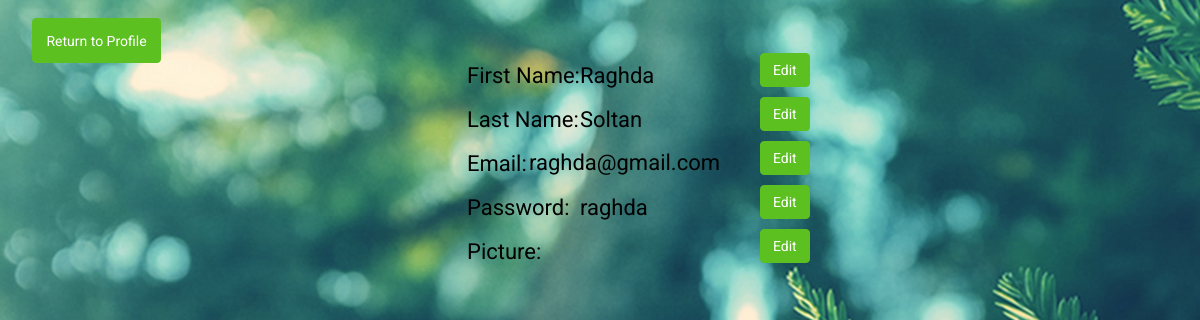
Screenshot of /edit.php (signed in) with the database file from the repository.
### tables this page shows
CREATE TABLE IF NOT EXISTS `users` (
  `id` int(11) NOT NULL,
  `email` varchar(25) NOT NULL,
  `password` varchar(25) NOT NULL,
  `first_name` varchar(100) NOT NULL,
  `last_name` varchar(100) NOT NULL,
  `picture` varchar(60) NOT NULL
);

### edit.php (the view, shortened to what this page needs)
<!DOCTYPE>
<html>
<head>
<link href="styles/bootstrap.css" rel="stylesheet">
   <link href="styles/main1.css" rel="stylesheet">
</head>
<body style="
    background-image: url('images/bg4.jpg');
">
  <div class="edit">
	  <table>
	  <tr>
	  <td>First Name:</td>
	  <td>
	  <?php
           $con=mysqli_connect("localhost","root","","eShop");
           if($_SESSION['email']){
           	$email=$_SESSION['email'];
           	$sql=" SELECT * FROM users WHERE email='$email'";
              $query= mysqli_query($con,$sql);
              $numrows= mysqli_num_rows($query);
              if($numrows!=0){
              	while($row= mysqli_fetch_assoc($query)){
					$dbemail=$row['email'];
					$dbpassword=$row['password'];
					$dbname=$row['first_name'];
				}
				if($email==$dbemail){
					echo $dbname;
           }
       }
   }
           ?>
	  </td>
	  <td>
	  	 <div id="tab">
	         <ul>
	   <li id="editfn"><a href="#editfn"> <button type="button" class="btn btn-info">Edit</button></a></li>
	  </ul>
	  </div>
           </div>
           <tr>
           <td>Last Name:</td>
           <td>
           <?php
           $con=mysqli_connect("localhost","root","","eShop");
           if($_SESSION['email']){
           	$email=$_SESSION['email'];
           	$sql=" SELECT * FROM users WHERE email='$email'";
              $query= mysqli_query($con,$sql);
              $numrows= mysqli_num_rows($query);
              if($numrows!=0){
              	while($row= mysqli_fetch_assoc($query)){
					$dbemail=$row['email'];
					$dbpassword=$row['password'];
					$dbname=$row['last_name'];
				}
				if($email==$dbemail){
					echo $dbname;
           }
       }
   }
           ?>
           </td>
           <td><div id="tab">
	         <ul>
	   <li id="editln"><a href="#editln"> <button type="button" class="btn btn-info">Edit</button></a></li>
	  </ul>
           </div>
           </td>
           </tr>
            <tr>
           <td>Email:</td>
           <td>
           <p id="PE">
           <?php
           $con=mysqli_connect("localhost","root","","eShop");
           if($_SESSION['email']){
           	$email=$_SESSION['email'];
           	$sql=" SELECT * FROM users WHERE email='$email'";
              $query= mysqli_query($con,$sql);
              $numrows= mysqli_num_rows($query);
              if($numrows!=0){
              	while($row= mysqli_fetch_assoc($query)){
					$dbemail=$row['email'];
					$dbpassword=$row['password'];
				}
				if($email==$dbemail){
					echo $dbemail;
           }
       }
   }
           ?>
           	</p>
           </td>
           <td><div id="tab">
	         <ul>
	   <li id="editem"><a href="#editem"> <button type="button" class="btn btn-info">Edit</button></a></li>
	  </ul>
           </div>
           </td>
           </tr>
           <tr>
           <td>Password:</td>
           <td>
           <?php
           $con=mysqli_connect("localhost","root","","eShop");
           if($_SESSION['email']){
           	$email=$_SESSION['email'];
           	$sql=" SELECT * FROM users WHERE email='$email'";
              $query= mysqli_query($con,$sql);
              $numrows= mysqli_num_rows($query);
              if($numrows!=0){
              	while($row= mysqli_fetch_assoc($query)){
					$dbemail=$row['email'];
					$dbpassword=$row['password'];
				}
				if($email==$dbemail){
					echo $dbpassword;
           }
       }
   }
           ?>
           </td>
           <td><div id="tab">
	         <ul>
	   <li id="editp"><a href="#editp"> <button type="button" class="btn btn-info">Edit</button></a></li>
	  </ul>
           </div>
           </td>
           </tr>
           <tr>
           <td>Picture:</td>
           <td>
           </td>
           <td><div id="tab">
	         <ul>
	   <li id="editpic"><a href="#editpic"> <button type="button" class="btn btn-info">Edit</button></a></li>
	  </ul>
           </div>
           </td>
           </tr>
           <a href='profile.php'><button type="button" class="btn btn-info" id="RP">Return to Profile</button></a>
</body>
</html>

### styles/main1.css (style rules this page uses)
ul { list-style: none; display: inline-flex; }
a { color: white; }
ul { list-style: none; }
#RP { width: 129px; height: 45px; }
.btn-info { color: #fff; background-color: #5BC020; border-color: #5BC020; }
table { border: 0px; margin-left: 467px; margin-top: 53px; }
td { font-family: 'Roboto', sans-serif; font-size: 22px; color: black; }
#PE { margin-left: -51px; margin-top: 8px; }
#RP { margin-top: -255px; margin-left: 32px; font-family: 'Roboto', sans-serif; font-size: 14px; }

### rows the page displays
users: first_name "Raghda", last_name "Soltan", email "raghda@gmail.com", password "raghda"
